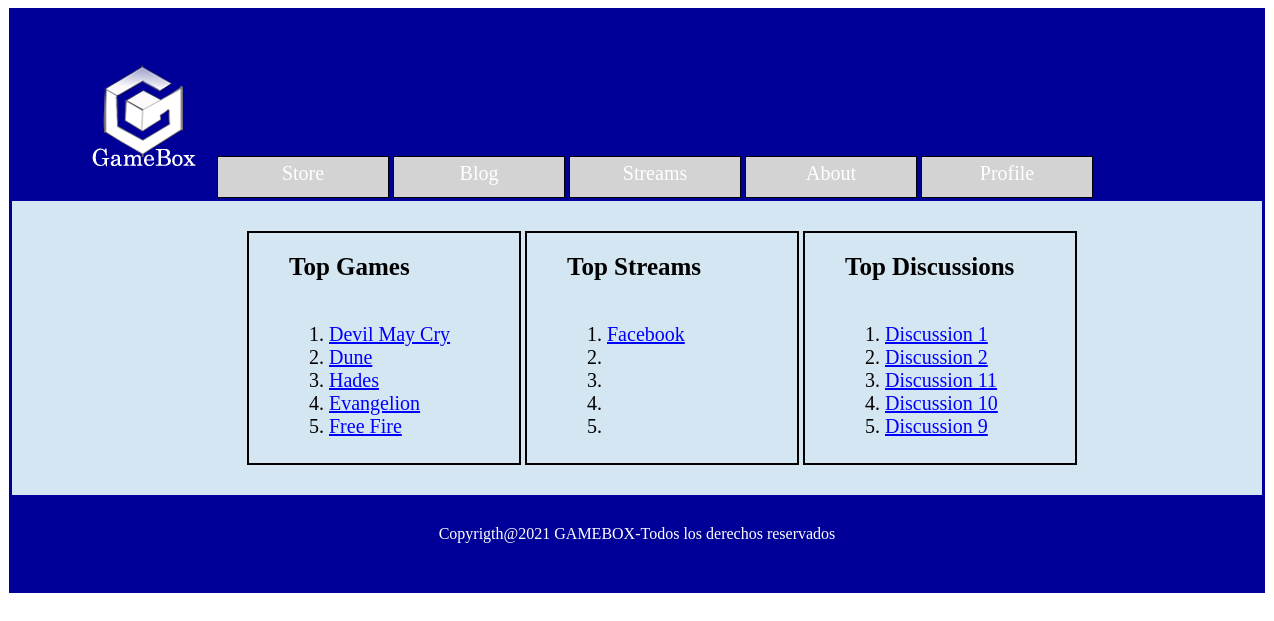
The page / on the database its author committed.
### tables this page shows
CREATE TABLE `game`  (
  `id` int NOT NULL AUTO_INCREMENT,
  `name` varchar(30) NOT NULL,
  `price` decimal(6, 2) NOT NULL,
  `_user` varchar(50) NOT NULL,
  `description` varchar(240) NOT NULL,
  `releaseDate` date NOT NULL,
  `genre` varchar(50) NOT NULL,
  `physical` tinyint(1) NOT NULL,
  `digital` tinyint(1) NOT NULL,
  `visits` int NOT NULL,
  `link` varchar(450) NULL DEFAULT NULL,
  `active` tinyint(1) NULL DEFAULT NULL,
  PRIMARY KEY (`id`) USING BTREE
);

CREATE TABLE `stream`  (
  `id` int NOT NULL AUTO_INCREMENT,
  `name` varchar(50) NOT NULL,
  `platform` int NOT NULL,
  `link` varchar(100) NOT NULL,
  `_user` varchar(50) NOT NULL,
  `discussion` int NOT NULL,
  `active` tinyint(1) NULL DEFAULT NULL,
  PRIMARY KEY (`id`) USING BTREE
);

CREATE TABLE `discussion`  (
  `id` int NOT NULL AUTO_INCREMENT,
  `name` varchar(50) NOT NULL,
  `_user` varchar(50) NOT NULL,
  `lastTime` datetime NOT NULL,
  `type` int NOT NULL,
  `active` tinyint(1) NULL DEFAULT NULL,
  PRIMARY KEY (`id`) USING BTREE
);

### includes/Database.php (called while the page is built, shortened)
<?php
class Database {
    private static $data = null;
    private static $conn = null;
    public static function init($data) {
        if (Database::$data == null) {
            Database::$data = $data;
        }
    }
    public static function connection() {
        if (Database::$data != null && Database::$conn == null) {
            Database::$conn = new \mysqli(Database::$data["hostname"], Database::$data["username"], Database::$data["password"], Database::$data["database"]);
        }
        return Database::$conn;
    }
}
?>

### includes/DAOs/DAOGame.php (called while the page is built, shortened)
<?php
require_once("DAO.php");
require_once(PROJECT_ROOT . "/includes/DTOs/DTOGame.php");
class DAOGame extends DAO {
    public function getTopGames($first,$last){
        $limit=($last - $first + 1);
        $offset=($first - 1);
        $q = <<<EOS
        SELECT *
        FROM game
        ORDER BY visits DESC
        LIMIT $limit OFFSET $offset
EOS;
        $r = $this->query($q);
        $topGames = array();
        while ($n = $r->fetch_assoc()) {
            $topGames[] = $this->createGame($n);
        }
        return $topGames;
    }
    private function createGame($n) {
        return new DTOGame(
            $n["name"],
            $n["price"],
            $n["_user"],
            $n["description"],
            $n["releaseDate"],
            $n["genre"],
            $n["physical"],
            $n["digital"],
            $n["visits"],
            $n["link"],
            $n["id"]
        );
    }
}

### includes/DAOs/DAO.php (called while the page is built, shortened)
<?php
abstract class DAO {
    protected $mysqli;
    protected function __construct() {
        $this->mysqli = Database::connection();
    }
    protected function query($query) {
        $result = $this->mysqli->query($query)
            or die($this->mysqli->error . " in the line " . (__LINE__ - 1));
        return $result;
    }
}

### includes/DTOs/DTOGame.php (called while the page is built, shortened)
<?php
class DTOGame {
    private $id;
    private $name;
    public function __construct($name, $price, $user, $description, $releaseDate, $genre, $physical, $digital, $visits, $link, $id = null) {
        $this->id = $id;
        $this->name = $name;
    }
    public function getId() {
        return $this->id;
    }
    public function getName() {
        return $this->name;
    }
}

### includes/DAOs/DAODiscussion.php (called while the page is built, shortened)
<?php
require_once("DAO.php");
require_once(PROJECT_ROOT . "/includes/DTOs/DTODiscussion.php");
class DAODiscussion extends DAO {
    public function getTopDiscussions($first, $last) {
        $query = "
            SELECT *
            FROM discussion
            WHERE type = 0  AND active = 1
            ORDER BY (
                SELECT COUNT(*)
                FROM message
                WHERE message.discussion = discussion.id
                ) DESC,
                id DESC
            LIMIT " . ($last - $first + 1) . " OFFSET " . ($first - 1);
        $result = $this->query($query);
        $discussions = array();
        while ($row = $result->fetch_assoc()) {
            $discussions[] = new DTODiscussion($row["name"], $row["_user"], $row["lastTime"], $row["type"], $row["id"]);
        }
        return $discussions;
    }
}

### includes/DTOs/DTODiscussion.php (called while the page is built, shortened)
<?php
class DTODiscussion {
    private $id;
    private $name;
    public function __construct($name, $user, $lastTime, $type, $id = null) {
        $this->id = $id;
        $this->name = $name;
    }
    public function getId() {
        return $this->id;
    }
    public function getName() {
        return $this->name;
    }
}

### includes/DAOs/DAOStream.php (called while the page is built, shortened)
<?php
require_once("DAO.php");
require_once(PROJECT_ROOT . "/includes/DTOs/DTOStream.php");
class DAOStream extends DAO {
    public function getTopStreams($first, $last) {
        $query = "
            SELECT *
            FROM stream
            WHERE active = 1
            ORDER BY (
                SELECT COUNT(*)
                FROM message
                WHERE message.discussion = stream.discussion
                ) DESC,
                id DESC
            LIMIT " . ($last - $first + 1) . " OFFSET " . ($first - 1);
        $result = $this->query($query);
        $streams = array();
        while ($row = $result->fetch_assoc()) {
            $streams[] = new DTOStream($row["name"], $row["platform"], $row["link"], $row["_user"], $row["discussion"], $row["id"]);
        }
        return $streams;
    }
}

### includes/DTOs/DTOStream.php (called while the page is built, shortened)
<?php
class DTOStream {
    private $id;
    private $name;
    public function __construct($name, $platform, $link, $user, $discussion, $id = null) {
        $this->id = $id;
        $this->name = $name;
    }
    public function getId() {
        return $this->id;
    }
    public function getName() {
        return $this->name;
    }
}

### index.php (the view, shortened to what this page needs)
<?php
require_once(PROJECT_ROOT . "/includes/DAOs/DAODiscussion.php");
require_once(PROJECT_ROOT . "/includes/DAOs/DAOStream.php");
require_once(PROJECT_ROOT . "/includes/DAOs/DAOGame.php");
function getPanelHTML($title, $entriesHTML) {
    $html = "";
    for ($i = 0; $i < 5; $i++) {
        if ($i < count($entriesHTML)) {
            $html .= <<<EOS
                <li>{$entriesHTML[$i]}</li>
            EOS;
        } else {
            $html .= <<<EOS
                <li></li>
EOS;
        }
    }
    return <<<EOS
        <section class="panel">
            <h1>$title</h1>
            <ol>
                $html
            </ol>
        </section>
EOS;
}
$topGamesEntriesHTML = array();
$daoGames = new DAOGame();
$topGames = $daoGames->getTopGames(1,5);
foreach($topGames as $game){
    $topGamesEntriesHTML[] = <<<EOS
        <a href="/GameBox/store/game/gameView.php?id={$game->getId()}">{$game->getName()}</a>
EOS;
}
$topGamesPanelHTML = getPanelHTML("Top Games", $topGamesEntriesHTML);
$topDiscussionsEntriesHTML = array();
$daoDiscussion = new DAODiscussion();
$topDiscussions = $daoDiscussion->getTopDiscussions(1, 5);
foreach ($topDiscussions as $discussion) {
    $topDiscussionsEntriesHTML[] = <<<EOS
        <a href="/GameBox/forum/discussion.php?id={$discussion->getId()}&page=1">{$discussion->getName()}</a>
EOS;
}
$topStreamsEntriesHTML = array();
$daoStream = new DAOStream();
$topStreams = $daoStream->getTopStreams(1, 5);
foreach ($topStreams as $stream) {
    $topStreamsEntriesHTML[] = <<<EOS
        <a href="/GameBox/streams/stream.php?id={$stream->getId()}&page=1">{$stream->getName()}</a>
EOS;
}
$topStreamsPanelHTML = getPanelHTML("Top Streams", $topStreamsEntriesHTML);
require_once(PROJECT_ROOT . "/includes/templates/mainTemplate.php");

### style.css (style rules this page uses)
#index .panel { width: 230px; height: 230px; display: inline-block; border: 2px solid #000; padding-left: 40px; }
#index h1 { margin-top: 20px; font-size: 25px; }
#index ol { font-size: 20px; }
#index a, #index a:link, #index a:visited, #index a:hover, #index a:active { color: blue; }

### rows shown on the page
game: name "Devil May Cry"
game: name "Dune"
game: name "Hades"
game: name "Evangelion"
game: name "Free Fire"
stream: name "Facebook"
discussion: name "Discussion 1"
discussion: name "Discussion 2"
discussion: name "Discussion 11"
discussion: name "Discussion 10"
discussion: name "Discussion 9"

### other values the page prints
$title "Top Games Top Streams Top Discussions"
